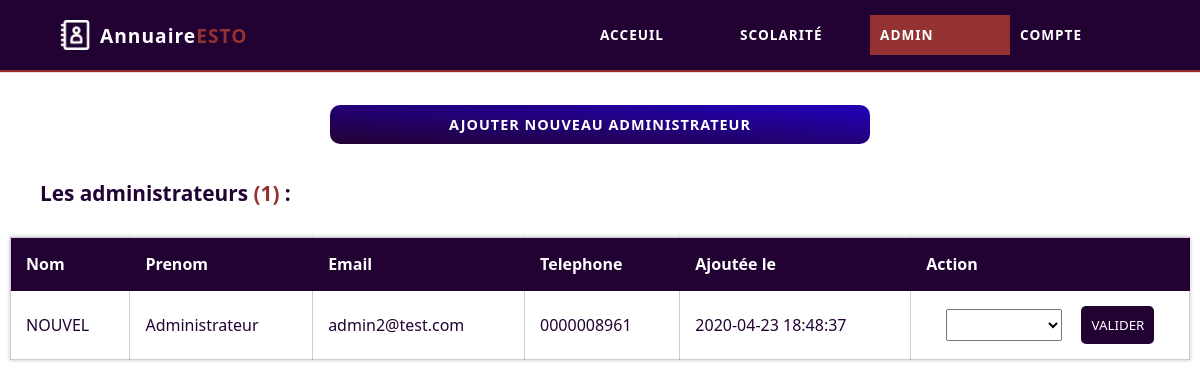
Screenshot of /Application/admin/admins.php (signed in) with the database file from the repository.
### tables this page shows
CREATE TABLE `user` (
  `user_id` int(11) NOT NULL,
  `nom` varchar(30) NOT NULL,
  `prenom` varchar(30) NOT NULL,
  `description` varchar(2) NOT NULL,
  `telephone` varchar(10) NOT NULL,
  `email` varchar(100) NOT NULL,
  `password` varchar(100) NOT NULL,
  `created_at` timestamp NOT NULL DEFAULT current_timestamp(),
  `verified` tinyint(1) NOT NULL DEFAULT 0
);

### Application/config/functions.php (called while the page is built, shortened)
<?php
    function getConnection() {
        $dsn = 'mysql:host=localhost;dbname=annuaireESTO';
		$pdo = new PDO($dsn, 'root', '');
		$pdo->setAttribute(PDO::ATTR_DEFAULT_FETCH_MODE, PDO::FETCH_ASSOC);
        return $pdo;
    }
    function getAllAdmins() {
        $pdo = getConnection();
        $query = "select * from user where description = 'AD' order by created_at desc";
        $stmt = $pdo->prepare($query);
        $stmt->execute();
        $admins = $stmt->fetchAll();
        if(count($admins)) return $admins;
        else return null;
    }
?>

### Application/admin/admins.php (the view, shortened to what this page needs)
<?php
    require_once('./../config/functions.php');
    $admins = getAllAdmins();
    for($i = 0; $i < count($admins); $i++) {
        if($admins[$i]['email'] == $_SESSION['email']) {
            unset($admins[$i]);
        }
    }
?>
<!DOCTYPE html>
<html lang="en">
<head>
    <link rel="stylesheet" href="./../css/admin.css">
    <link rel="stylesheet" href="./../css/school.css">
    <link rel="stylesheet" href="./../css/home.css">
</head>
<body>
    <nav class="main-nav">
        <a href="./../home/home.php" class="nav-logo">
            <img src="./../icons/annuaire.png">
            <h2>Annuaire<span>ESTO</span></h2>
        </a>
        <ul class="nav-menu modal" data-modal-name="menu">
            <li>
                <a href="./../home/home.php">Acceuil</a>
            </li>
            <li>
                <a href="./../scolarite/school.php">Scolarité</a>
            </li>
            <li class="active">
                <a href="./verify-users.php">Admin</a>
            </li>
            <li>
                <a href="./../home/account.php">Compte</a>
            </li>
        </ul>
    </nav>
    <div class="container">
        <div class="add-buttons-box">
            <h2 data-modal="new-admin" onclick="showModal(this)">Ajouter nouveau administrateur</h2>
        </div>
        <div class="verified-users">
            <h2 class="section-title">Les administrateurs
                <span class="users-count">(<?= $admins != null ? count($admins) : '0' ?>)</span> :
            </h2>
            <?php if($admins == null) : ?>
                <p class="no-users">Pas d'autres administrateurs</p>
            <?php else : ?>
                <table class="user-table">
                    <thead>
                        <th>Nom</th>
                        <th>Prenom</th>
                        <th>Email</th>
                        <th>Telephone</th>
                        <th>Ajoutée le</th>
                        <th>Action</th>
                    </thead>
                    <tbody>
                        <?php foreach($admins as $admin) : ?>
                            <tr>
                                <td data-label="Nom"><?= $admin['nom'] ?></td>
                                <td data-label="Prenom"><?= $admin['prenom'] ?></td>
                                <td data-label="Email"><?= $admin['email'] ?></td>
                                <td data-label="Telephone"><?= $admin['telephone'] ?></td>
                                <td data-label="Inscrit le"><?= $admin['created_at'] ?></td>
                                <td data-label="Action">
                                    <form action="./../actions/actionAdmin.php" method="POST">
                                        <select name="action-decision" required>
                                            <option></option>
                                            <option value="S">Supprimer</option>
                                        </select>
                                        <input type="submit" name="action-submit" value="Valider">
                                    </form>
                                </td>
                            </tr>
                        <?php endforeach; ?>
                    </tbody>
                </table>
            <?php endif; ?>
        </div>
    </div>
</body>
</html>

### Application/css/admin.css (style rules this page uses)
* { padding: 0; margin: 0; box-sizing: border-box; font-family: 'Segoe UI', Tahoma, Geneva, Verdana, sans-serif; }
body { width: 100%; height: 100vh; }
.verify-users, .verified-users { width: 100%; min-height: 100%; display: flex; flex-direction: column; align-items: center; justify-content: center; }
.verify-users .section-title, .verified-users .section-title { color: #220133; font-size: 1.3em; align-self: flex-start; margin: 30px; }
.verify-users .section-title span, .verified-users .section-title span { color: #943232; }
.verify-users .user-table, .verified-users .user-table { width: 100%; text-align: left; height: fit-content; box-shadow: 0px 0px 4px 0px #22013344; padding: 10px; border-collapse: collapse; }
.verify-users .user-table th, .verify-users .user-table td, .verified-users .user-table th, .verified-users .user-table td { padding: 15px 15px; border: 1px solid #22013333; color: #220133; }
.verify-users .user-table th, .verified-users .user-table th { background-color: #220133; color: #FFF !important; }
.verify-users .user-table form, .verified-users .user-table form { width: 100%; height: 100%; display: flex; align-items: center; justify-content: space-evenly; }
.verify-users .user-table form select, .verify-users .user-table form input, .verified-users .user-table form select, .verified-users .user-table form input { padding: 5px 10px; text-transform: uppercase; }
.verify-users .user-table form input, .verified-users .user-table form input { background-color: #220133; padding: 10px; color: #FFF; border: none; outline: none; border-radius: 5px; transition: background-color 200ms ease-in-out; cursor: pointer; }

### Application/css/school.css (style rules this page uses)
* { padding: 0; margin: 0; box-sizing: border-box; font-family: 'Segoe UI', Tahoma, Geneva, Verdana, sans-serif; }
body { width: 100%; height: 100%; }
.container { min-height: 100vh; }
.add-buttons-box { width: 100%; max-width: 550px; margin: auto; align-items: center; display: flex; justify-content: space-between; margin-top: 20px; }
.add-buttons-box h2 { border-radius: 10px; width: 100%; text-align: center; padding: 10px; margin: 5px; color: #220133; font-size: .9em; text-transform: uppercase; letter-spacing: 1px; cursor: pointer; user-select: none; background: linear-gradient(to bottom left, #2201AE 10%, #220133); color: #FFF; }

### Application/css/home.css (style rules this page uses)
* { padding: 0; margin: 0; box-sizing: border-box; font-family: 'Segoe UI', Tahoma, Geneva, Verdana, sans-serif; }
body { width: 100%; height: 100vh; }
.main-nav { width: 100%; height: 70px; display: flex; align-items: center; justify-content: space-between; padding: 0px 50px; background-color: #220133; box-shadow: 0px 2px 1px #943232; position: fixed; z-index: 10000; }
.main-nav .nav-logo { display: flex; align-items: center; justify-content: center; text-decoration: none; }
.main-nav .nav-logo img { height: 30px; margin: 10px; filter: invert(1); }
.main-nav .nav-logo h2 { font-size: 1.2em; letter-spacing: 1px; word-spacing: 2px; color: #FFF; font-weight: 600; }
.main-nav .nav-logo h2 span { color: #943232; }
.main-nav .nav-menu { display: flex; align-items: center; justify-content: center; list-style-type: none; }
.main-nav .nav-menu li { text-transform: uppercase; font-size: .85em; font-weight: 600; letter-spacing: 1px; width: 140px; text-align: left; line-height: 40px; padding-left: 10px; position: relative; }
.main-nav .nav-menu li a { color: #FFF; text-decoration: none; width: 100%; text-align: center; transition: background-color 200ms ease-in-out, color 200ms ease-in-out; }
.main-nav .nav-menu li.active { background-color: #943232; }
.container { width: 100%; height: fit-content; max-width: 1300px; min-height: 100%; margin: auto; background-color: #FFF; box-shadow: 0px 0px 5px #00000055; padding: 80px 10px 10px 10px; }

### rows the page displays
user: nom "NOUVEL", prenom "Administrateur", email "admin2@test.com", telephone "0000008961", created_at "2020-04-23 18:48:37"

### other values shown
count($admins) "1"
